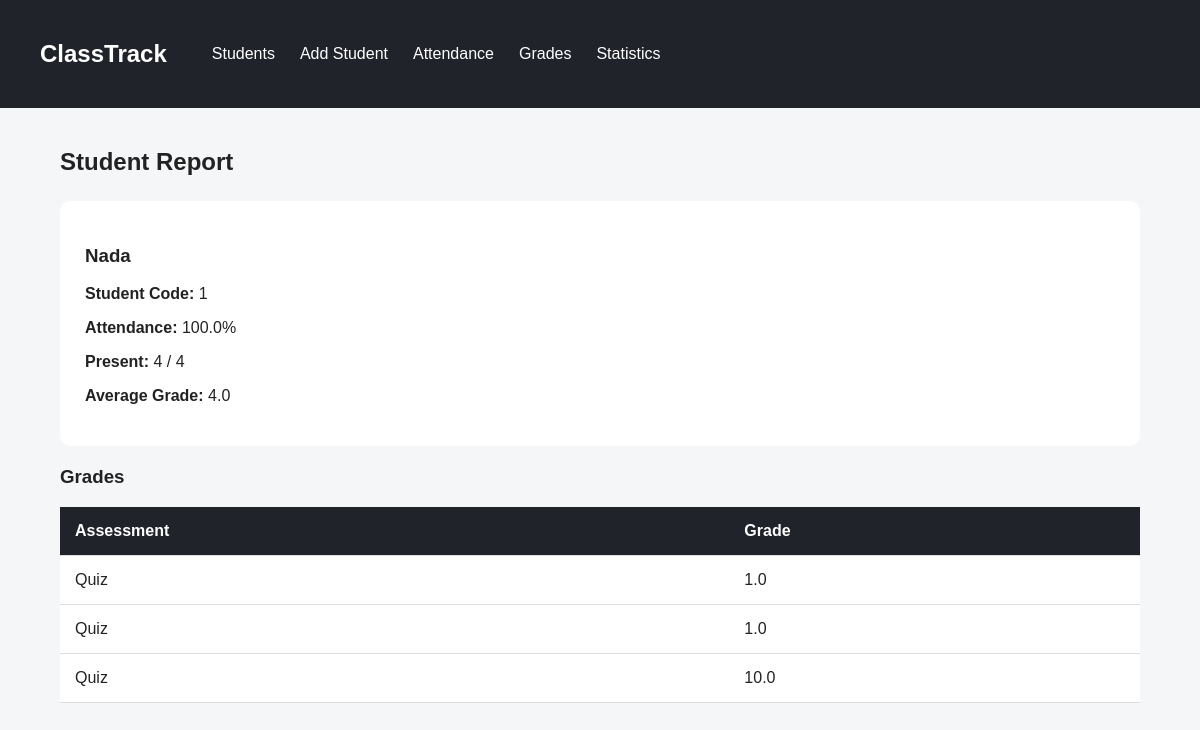
The page /report/1 on the database its author committed.
### tables this page shows
CREATE TABLE students (
        id INTEGER PRIMARY KEY AUTOINCREMENT,
        name TEXT NOT NULL
    );

CREATE TABLE grades (
        id INTEGER PRIMARY KEY AUTOINCREMENT,
        student_id INTEGER NOT NULL,
        assessment TEXT NOT NULL,
        grade REAL NOT NULL
    );

### app.py (the view)
@app.route("/report/<int:id>")
def report(id):
    db = get_db()
    student = db.execute("""
        SELECT * FROM students
        WHERE id = ?
    """, (id,)).fetchone()
    grades = db.execute("""
        SELECT * FROM grades
        WHERE student_id = ?
    """, (id,)).fetchall()
    attendance = db.execute("""
        SELECT * FROM attendance
        WHERE student_id = ?
    """, (id,)).fetchall()
    db.close()
    total_lectures = len(attendance)
    present = sum(
        row["present"] for row in attendance
    )
    if total_lectures > 0:
        attendance_percentage = (
            present / total_lectures
        ) * 100
    else:
        attendance_percentage = 0
    if len(grades) > 0:
        average_grade = sum(
            row["grade"] for row in grades
        ) / len(grades)
    else:
        average_grade = 0
    return render_template(
        "report.html",
        student=student,
        grades=grades,
        total_lectures=total_lectures,
        present=present,
        attendance_percentage=attendance_percentage,
        average_grade=average_grade
    )

### app.py (called while the page is built)
def get_db():
    db = sqlite3.connect(DATABASE)
    db.row_factory = sqlite3.Row
    return db

### templates/report.html
{% extends "layout.html" %}
{% block content %}
<h2>Student Report</h2>
<div class="card">
    <h3>
        {{ student.name }}
    </h3>
    <p>
        <strong>Student Code:</strong>
        {{ student.id }}
    </p>
    <p>
        <strong>Attendance:</strong>
        {{ "%.1f"|format(attendance_percentage) }}%
    </p>
    <p>
        <strong>Present:</strong>
        {{ present }}
        /
        {{ total_lectures }}
    </p>
    <p>
        <strong>Average Grade:</strong>
        {{ "%.1f"|format(average_grade) }}
    </p>
</div>
<h3>Grades</h3>
<table>
    <tr>
        <th>Assessment</th>
        <th>Grade</th>
    </tr>
    {% for grade in grades %}
    <tr>
        <td>
            {{ grade.assessment }}
        </td>
        <td>
            {{ grade.grade }}
        </td>
    </tr>
    {% else %}
    <tr>
        <td colspan="2">
            No grades yet.
        </td>
    </tr>
    {% endfor %}
</table>
{% endblock %}

### static/style.css (style rules this page uses)
* { box-sizing: border-box; }
body { margin: 0; font-family: Arial, sans-serif; background: #f4f6f8; color: #222; }
h2 { margin-bottom: 25px; }
table { width: 100%; background: white; border-collapse: collapse; }
th { background: #20232a; color: white; }
th, td { padding: 15px; border-bottom: 1px solid #ddd; text-align: left; }
.card { background: white; padding: 25px; border-radius: 10px; margin-bottom: 20px; }

### rows shown on the page
students: name "Nada", id "1"
grades: assessment "Quiz", grade "1.0"
grades: assessment "Quiz", grade "1.0"
grades: assessment "Quiz", grade "10.0"

### other values the page prints
{{ "%.1f"|format(attendance_percentage) }} "100.0"
{{ present }} "4"
{{ total_lectures }} "4"
{{ "%.1f"|format(average_grade) }} "4.0"
